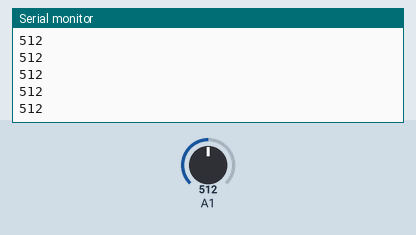
The sketch below on a simulated Arduino Uno, built with avr-gcc and run on an emulated ATmega328P. On the bench: the last lines printed to the serial monitor. Inputs (shaded band) come from the test bench; at power-on: A1 = 512.

Above: at 1.2 s.
1.3 s: A1 set to 716
At 2.3 s:
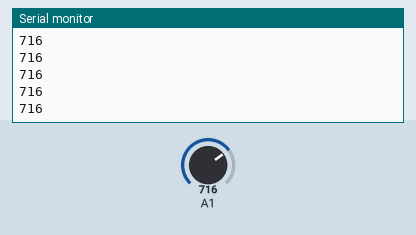
2.8 s: A1 set to 900
At 3.6 s:
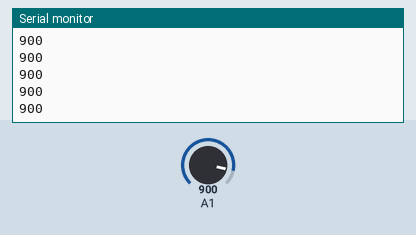
Timing chart, 0 to 5.8 s (numbered marks = the images above; inputs shaded):
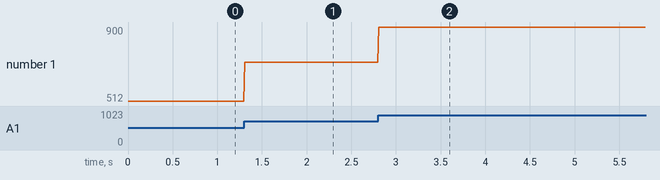

The sketch:

test_mic_unidirector.ino
```cpp
// Đọc tín hiệu analog từ A0 và hiển thị lên Serial Plotter

void setup() {
  Serial.begin(9600);   // Khởi tạo Serial ở tốc độ 9600 baud
}

void loop() {
  int value = analogRead(A1);   // Đọc giá trị ADC (0 - 1023)
  Serial.println(value);        // Gửi giá trị lên Serial Plotter
  delay(10);                    // Delay nhỏ để ổn định (giảm tốc độ gửi)
}
```

Measured:
- after the input at 1.3 s, the serial monitor: prints a new line at once (image 1)
- after the input at 2.8 s, the serial monitor: prints a new line at once (image 2)
- plotted number 1: 512 → 716 after the input at 1.3 s, 716 → 900 after the input at 2.8 s
